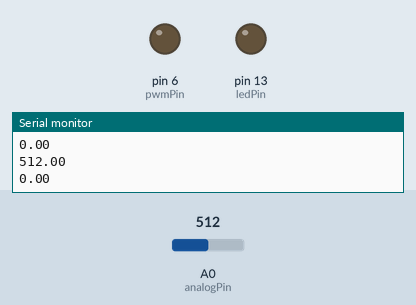
The sketch below on a simulated Arduino Uno, built with avr-gcc and run on an emulated ATmega328P. Shown: output pins drawn as LEDs (lit = HIGH), the last lines printed to the serial monitor. Dashed ring = blinking. The test bench sets the inputs (shaded band); at power-on: A0 (analogPin) = 512.

Above: at 1.2 s.
1.3 s: A0 (analogPin) set to 36
At 1.82 s:
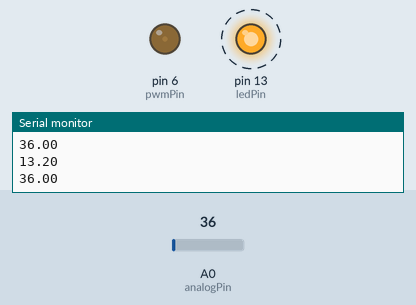
At 4.03 s:
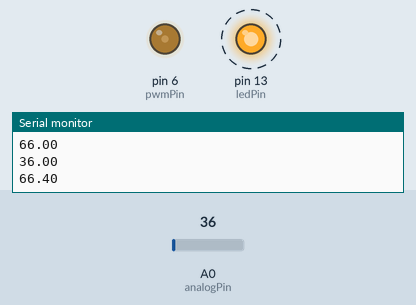
4.3 s: A0 (analogPin) set to 0
7.3 s: A0 (analogPin) set to 1023
At 7.48 s:
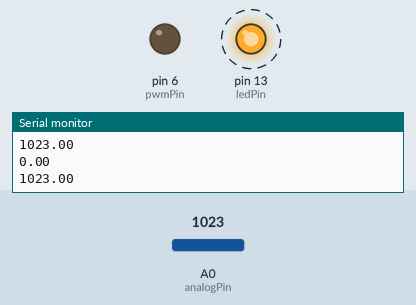
Timing chart, 0 to 16.3 s (numbered marks = the images above; inputs shaded):
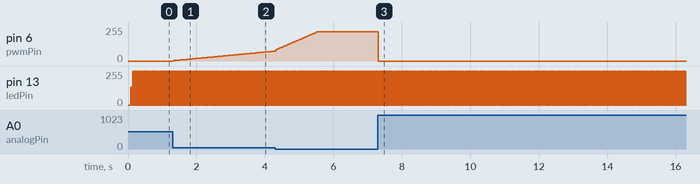

Measured:
- after the input at 1.3 s, pin 6 (pwmPin): moves from 0/255 to 74/255 over 3.0 s, starting at once
- after the input at 7.3 s, pin 6 (pwmPin): 220/255 → 0/255 at once
- by itself, pin 13 (ledPin): alternates 255/255 for 0.02 s and 0/255 for 0.02 s

The sketch:

boost_converter.ino
```cpp
/**
 * Basic boost converter with PID loop for feedback control
 *  http://mcuhq.com/29/arduino-dc-dc-boost-converter-design-circuit-with-control-loop
 * @author Justin Bauer
 * @date June 3 2016
 * @see http://mcuhq.com
 */
#include <PID_v1.h>

int pwmPin = 6; //PIN 5 IS DAMAGED!
int ledPin = 13;
int analogPin = 0;
int val = 0;

unsigned long previousMillis = 0;        // will store last time
const long interval = 500;           // interval at which to delay

double Setpoint, Input, Output;
double Kp=.2, Ki=.4, Kd=0;
PID myPID(&Input, &Output, &Setpoint, Kp, Ki, Kd, DIRECT);

void setup() {
  pinMode(pwmPin,OUTPUT);
  pinMode(ledPin, OUTPUT); // onboard LED

  TCCR0B = (TCCR0B & 0b11111000) | 0x01; // 62KHz @see http://playground.arduino.cc/Main/TimerPWMCheatsheet
  analogWrite(pwmPin, 120);
  Serial.begin(9600);

  //initialize the variables we're linked to
  Input = analogRead(analogPin);
  Setpoint = 46; // 46= 24v 92=45V   200=99V

  //turn the PID on
  myPID.SetMode(AUTOMATIC);
  myPID.SetOutputLimits(0,220);
}
void loop() {
    Input = analogRead(analogPin);    // read the input pin
    myPID.Compute();
    analogWrite(pwmPin, Output);


  // Blink the status LED
  unsigned long currentMillis = millis();
  if (currentMillis - previousMillis >= interval) {
    previousMillis = currentMillis;
    digitalWrite(ledPin, !digitalRead(ledPin));
    Serial.println(Input);
    Serial.println(Output);
    Serial.println("");

  }
}
```
